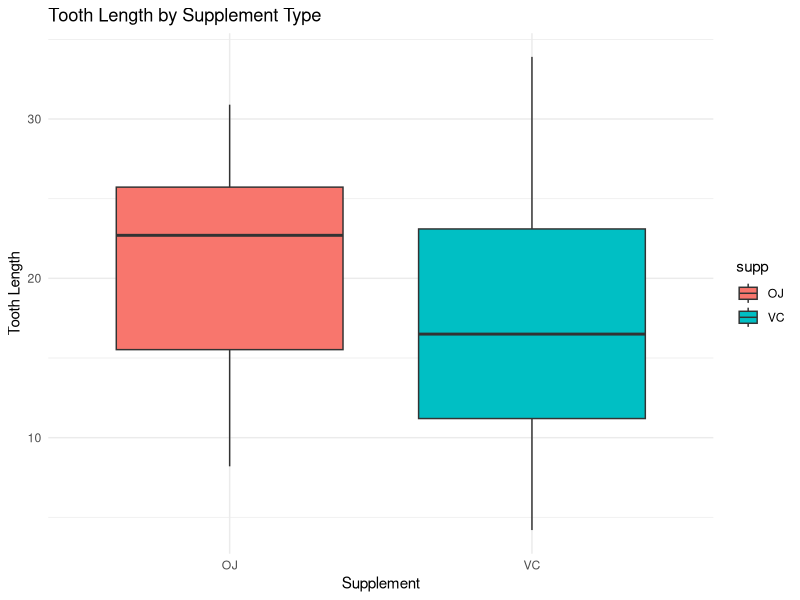
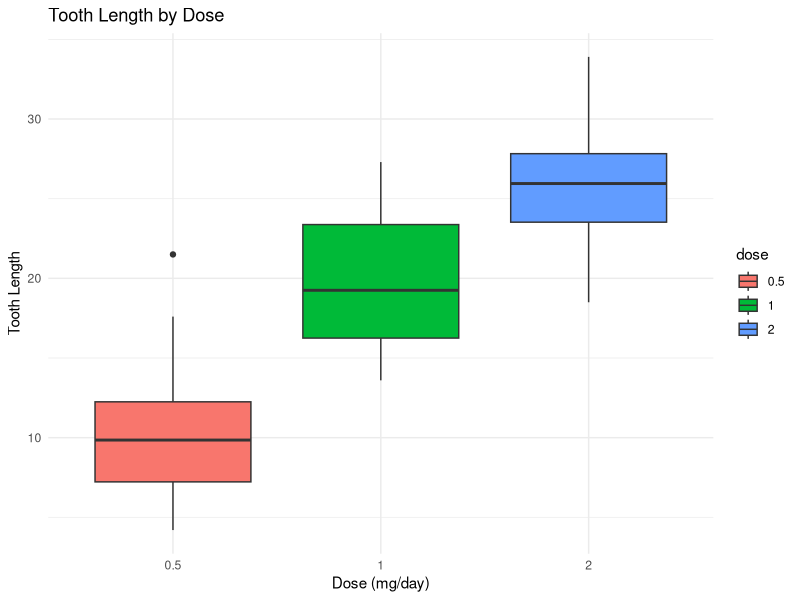
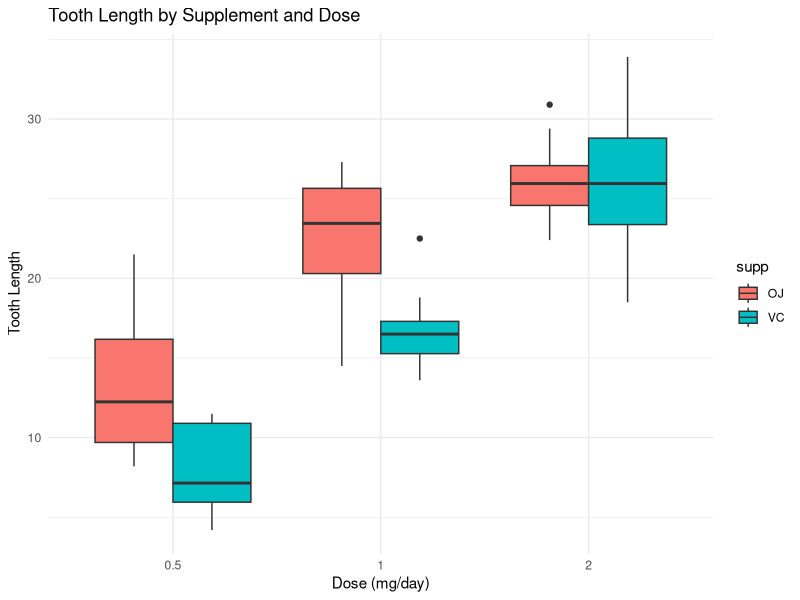

Write R code to recreate these figures, in order.
## ---- chunk 1
knitr::opts_chunk$set(echo = TRUE)
## ---- chunk 2
# Load data
data("ToothGrowth")
head(ToothGrowth)
str(ToothGrowth)
summary(ToothGrowth)

# Convert dose to a factor
ToothGrowth$dose <- as.factor(ToothGrowth$dose)
## ---- chunk 3
library(ggplot2)

ggplot(ToothGrowth, aes(x = supp, y = len, fill = supp)) +
  geom_boxplot() +
  labs(title = "Tooth Length by Supplement Type", x = "Supplement", y = "Tooth Length") +
  theme_minimal()
## ---- chunk 4
ggplot(ToothGrowth, aes(x = dose, y = len, fill = dose)) +
  geom_boxplot() +
  labs(title = "Tooth Length by Dose", x = "Dose (mg/day)", y = "Tooth Length") +
  theme_minimal()
## ---- chunk 5
ggplot(ToothGrowth, aes(x = dose, y = len, fill = supp)) +
  geom_boxplot(position = position_dodge()) +
  labs(title = "Tooth Length by Supplement and Dose", x = "Dose (mg/day)", y = "Tooth Length") +
  theme_minimal()
## ---- chunk 6
# Test Equal Variance Between supp (OJ vs VC)
var.test(len ~ supp, data = ToothGrowth)
#run t-test
t_supp <- t.test(len ~ supp, data = ToothGrowth, var.equal = TRUE)
t_supp
## ---- chunk 7
t_supp$conf.int
## ---- chunk 8
##Test Equal Variance Between Dose Groups (pairwise)
# Dose 0.5 vs 1.0
var.test(len ~ dose, data = subset(ToothGrowth, dose %in% c(0.5, 1.0)))
# Dose 1.0 vs 2.0
var.test(len ~ dose, data = subset(ToothGrowth, dose %in% c(1.0, 2.0)))
# Dose 0.5 vs 2.0
var.test(len ~ dose, data = subset(ToothGrowth, dose %in% c(0.5, 2.0)))

# Pairwise t-tests
pairwise.t.test(ToothGrowth$len, ToothGrowth$dose, p.adj = "none")
## ---- chunk 9
t_05_10 <- t.test(len ~ dose, data = subset(ToothGrowth, dose %in% c(0.5, 1.0)), var.equal = TRUE)
t_10_20 <- t.test(len ~ dose, data = subset(ToothGrowth, dose %in% c(1.0, 2.0)), var.equal = TRUE)
t_05_20 <- t.test(len ~ dose, data = subset(ToothGrowth, dose %in% c(0.5, 2.0)), var.equal = TRUE)

t_05_10$conf.int
t_10_20$conf.int
t_05_20$conf.int
